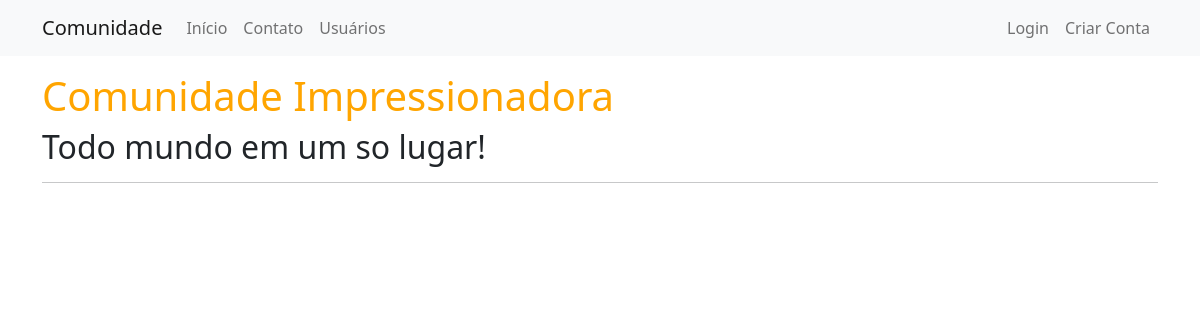
The app's page /, older data.
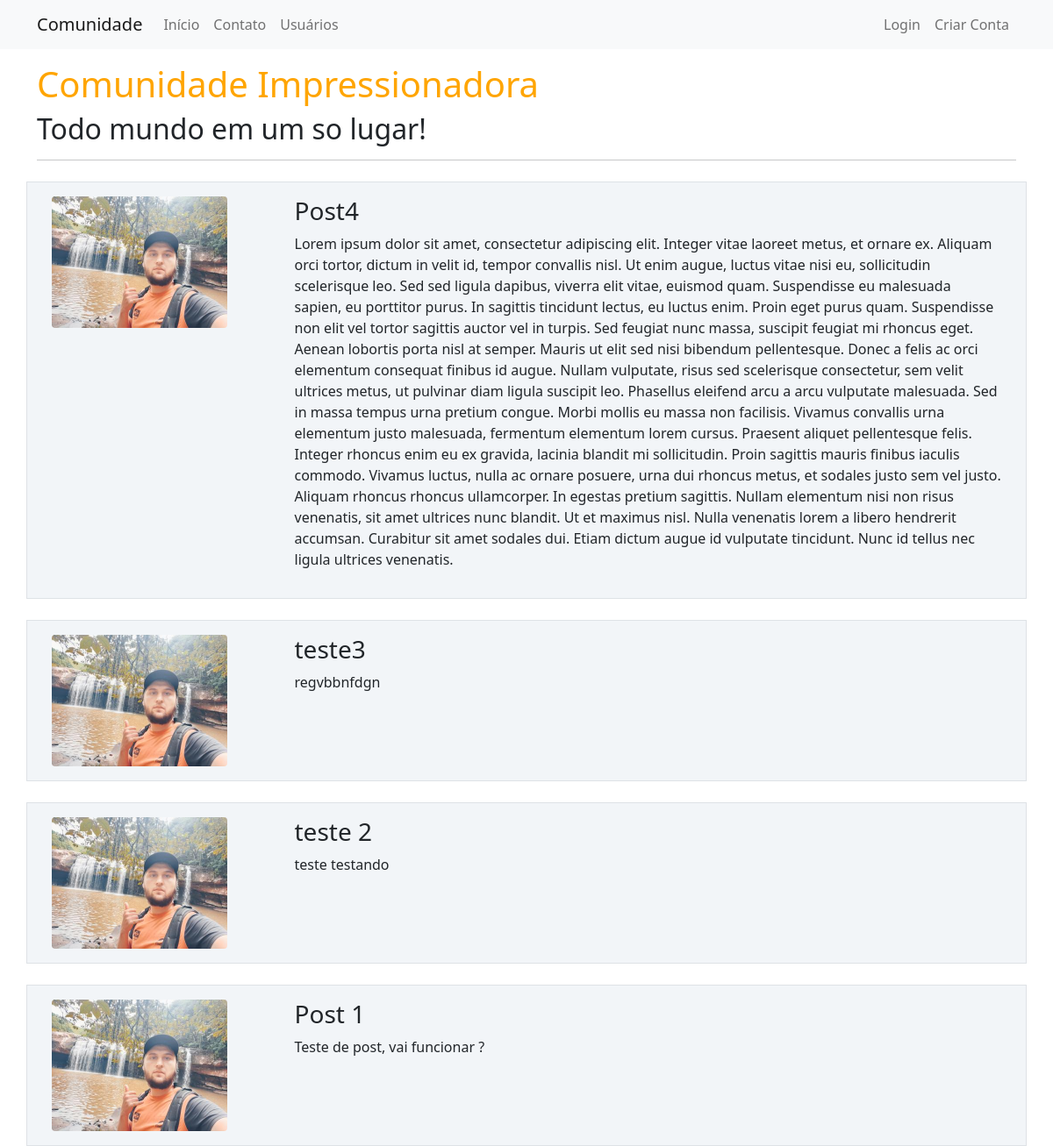
The same page, newer data.
### comunidadeimpressionadora/model.py (models this page shows, shortened)
class Post(database.Model):
    id = database.Column(database.Integer, primary_key=True)
    titulo = database.Column(database.String, nullable=False)
    corpo = database.Column(database.String, nullable=False)
    data_criacao = database.Column(database.DateTime, nullable=False, default=datetime.utcnow)
    id_usuario = database.Column(database.Integer, database.ForeignKey('usuario.id'), nullable=False)

class Usuario(database.Model, UserMixin):
    id = database.Column(database.Integer, primary_key=True)
    username = database.Column(database.String, nullable=False)
    email = database.Column(database.String, nullable=False, unique=True)
    senha = database.Column(database.String, nullable=False)
    foto_perfil = database.Column(database.String, default='default.jpg')
    post = database.relationship('Post', backref='autor', lazy=True)
    cursos = database.Column(database.String, default='usuario não informado', nullable=False)

### comunidadeimpressionadora/routes.py (the view)
@app.route("/")
def inicio():
    posts = Post.query.order_by(Post.id.desc())
    return render_template('home.html', posts=posts)

### comunidadeimpressionadora/templates/home.html
{%extends'base.html'%}
{%block body%}
<div class="container mt-3">
    <h1 style="color:orange"> Comunidade Impressionadora </h1>
    <h2>Todo mundo em um so lugar!</h2>
    <hr>
    {% for post in posts%}
    <div class="row border mt-4 p-3 meupost">
        <div class="col col-3">
            <div class="image pe-2"><img src="{{ post.autor.foto_perfil }}" class="rounded" width="200"></div>
        </div>
        <div class="col col-9">
            <h3>{{ post.titulo}}</h3>
            <p>{{ post.corpo }}</p>
        </div>
    </div>
    {% endfor %}
</div>
{%endblock%}

### comunidadeimpressionadora/templates/base.html (shortened to what this page needs)
<!DOCTYPE html>
<html lang="pt-br">
<head>
    <link href="https://cdn.jsdelivr.net/npm/bootstrap@5.1.3/dist/css/bootstrap.min.css" rel="stylesheet"
>
    <link rel="stylesheet" type="text/css"  href="{{ url_for('static', filename='main.css') }}" >
</head>
<body>
{% include 'navbar.html'%}
{%block body%}
{% endblock %}
</body>
</html>

### comunidadeimpressionadora/templates/navbar.html (shortened to what this page needs)
<nav class="navbar navbar-expand-lg navbar-light bg-light">
    <div class="container-fluid container">
        <a class="navbar-brand" href="{{ url_for('inicio') }}">Comunidade</a>
        <div class="collapse navbar-collapse" id="navbarSupportedContent">
            <ul class="navbar-nav me-auto mb-2 mb-lg-0">
                <li class="nav-item">
                    <a class="nav-link" aria-current="page" href="{{ url_for('inicio') }}">Início</a>
                </li>
                <li class="nav-item">
                    <a class="nav-link" href="{{ url_for('contato') }}">Contato</a>
                </li>
                <li class="nav-item">
                    <a class="nav-link" href="{{ url_for('usuarios') }}">Usuários</a>
                </li>
            </ul>
            <ul class=" navbar-nav  ">
                {% if current_user.is_authenticated %}
                    <li>
                        <a class="nav-link" href="{{ url_for('criar_post') }}">Cria Post</a>
                    </li>
                    <li>
                        <a class="nav-link" href="{{ url_for('perfil') }}">Meu Perfil</a>
                    </li>
                    <li>
                        <a class="nav-link" href="{{ url_for('sair') }}">Sair</a>
                    </li>
                {% else %}
                    <li>
                        <a class="nav-link" href="{{ url_for('login') }}">Login</a>
                    </li>
                    <li>
                        <a class="nav-link" href="{{ url_for('login') }}">Criar Conta</a>
                    </li>
                {% endif %}
            </ul>
        </div>
    </div>
</nav>

### comunidadeimpressionadora/static/main.css (style rules this page uses)
.meupost { background: #f2f5f8 !important; }

Row changes from the older to the newer data that the page shows:
added Post: autor.foto_perfil (picture), titulo "Post4", corpo "Lorem ipsum dolor sit amet, consectetur adipiscing elit. Integer vitae laoreet metus, et ornare ex. Aliquam orci tortor, dictum in velit id, tempor convallis nisl. Ut enim augue, luctus vitae nisi eu, sollicitudin scelerisque leo. Sed sed ligula dapibus, viverra elit vitae, euismod quam. Suspendisse eu malesuada sapien, eu porttitor purus. In sagittis tincidunt lectus, eu luctus enim. Proin eget purus quam. Suspendisse non elit vel tortor sagittis auctor vel in turpis. Sed feugiat nunc massa, suscipit feugiat mi rhoncus eget. Aenean lobortis porta nisl at semper. Mauris ut elit sed nisi bibendum pellentesque. Donec a felis ac orci elementum consequat finibus id augue. Nullam vulputate,…"
added Post: autor.foto_perfil (picture), titulo "teste3", corpo "regvbbnfdgn"
added Post: autor.foto_perfil (picture), titulo "teste 2", corpo "teste testando"
added Post: autor.foto_perfil (picture), titulo "Post 1", corpo "Teste de post, vai funcionar ?"
